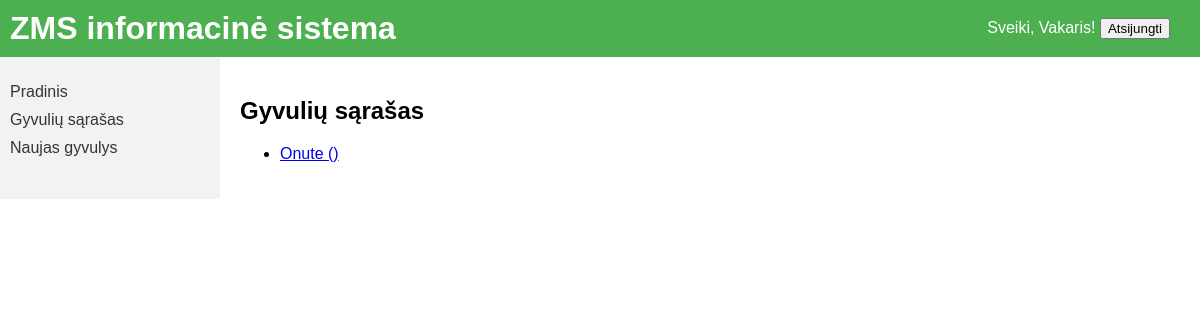
Page /animals/ (signed in) on the earlier database version.
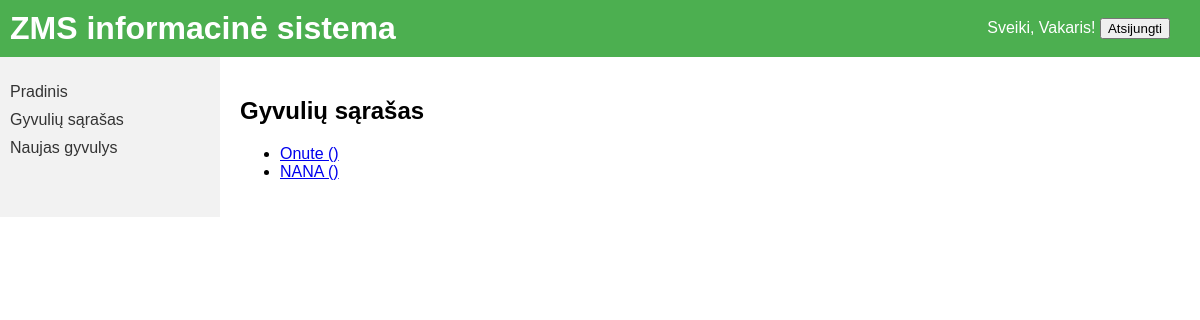
Same page on the later database version.
### main/models.py (models this page shows, shortened)
class Animal(models.Model):
    number = models.CharField(max_length=14,null=True, blank=True,unique=True)
    gender = models.CharField(max_length=10,null=True, blank=True, choices=[('male', 'Male'), ('female', 'Female')])
    color = models.CharField(max_length=50,choices=COLOR_CHOICES, blank=True, null=True)
    name = models.CharField(max_length=50, blank=True, null=True)
    weight = models.DecimalField(max_digits=6, decimal_places=2, blank=True, null=True)
    birth_date = models.DateField(blank=True, null=True)

### main/views.py (the view)
# urls.py: path('animals/', views.animal_list, name='animal_list'),
@login_required
def animal_list(request):
    animals = Animal.objects.all()
    return render(request, 'main/animal_list.html', {'animals': animals})

### templates/main/animal_list.html
{% extends 'main/base.html' %}
{% block content %}
<h2>Gyvulių sąrašas</h2>
<ul>
  {% for animal in animals %}
  <li>
    <a href="{% url 'animal_detail' animal.pk %}">
      {{ animal.name }} ({{ animal.breed }})
    </a>
  </li>
  {% endfor %}
</ul>
{% endblock %}

### templates/main/base.html (shortened to what this page needs)
<!DOCTYPE html>
{% load static %}
<html lang="en">
<head>
  <link rel="stylesheet" href="{% static 'css/style.css' %}">
</head>
<body>
  <header class="top-bar">
    <div class="logo">
      <h1>ZMS informacinė sistema</h1>
    </div>
    <div class="user-info">
      {% if user.is_authenticated %}
        <span>Sveiki, {{ user.username }}!</span>
        <form method="post" action="{% url 'logout' %}" style="display:inline;">
        <button type="submit">Atsijungti</button>
        </form>
      {% else %}
        <a href="{% url 'login' %}">Prisijungti</a> |
        <a href="{% url 'register' %}">Registruotis</a>
      {% endif %}
    </div>
  </header>
  <div class="container">
    <nav class="sidebar">
      <ul>
        <li><a href="{% url 'index' %}">Pradinis</a></li>
        <li><a href="{% url 'animal_list' %}">Gyvulių sąrašas</a></li>
        <li><a href="{% url 'new_animal' %}">Naujas gyvulys</a></li>
      </ul>
    </nav>
    <main class="content">
      {% block content %}
      {% endblock %}
    </main>
  </div>
</body>
</html>

### static/css/style.css (style rules this page uses)
body { margin: 0; font-family: Arial, sans-serif; }
.top-bar { background-color: #4CAF50; color: white; display: flex; justify-content: space-between; align-items: center; padding: 10px; }
.top-bar .logo h1 { margin: 0; }
.top-bar .user-info { margin-right: 20px; }
.container { display: flex; flex-direction: row; }
.sidebar { width: 200px; background-color: #f2f2f2; padding: 10px; }
.sidebar ul { list-style: none; padding-left: 0; }
.sidebar li { margin: 10px 0; }
.sidebar a { text-decoration: none; color: #333; }
.content { flex: 1; padding: 20px; }

Differences in the rows shown:
added Animal: name "NANA"
